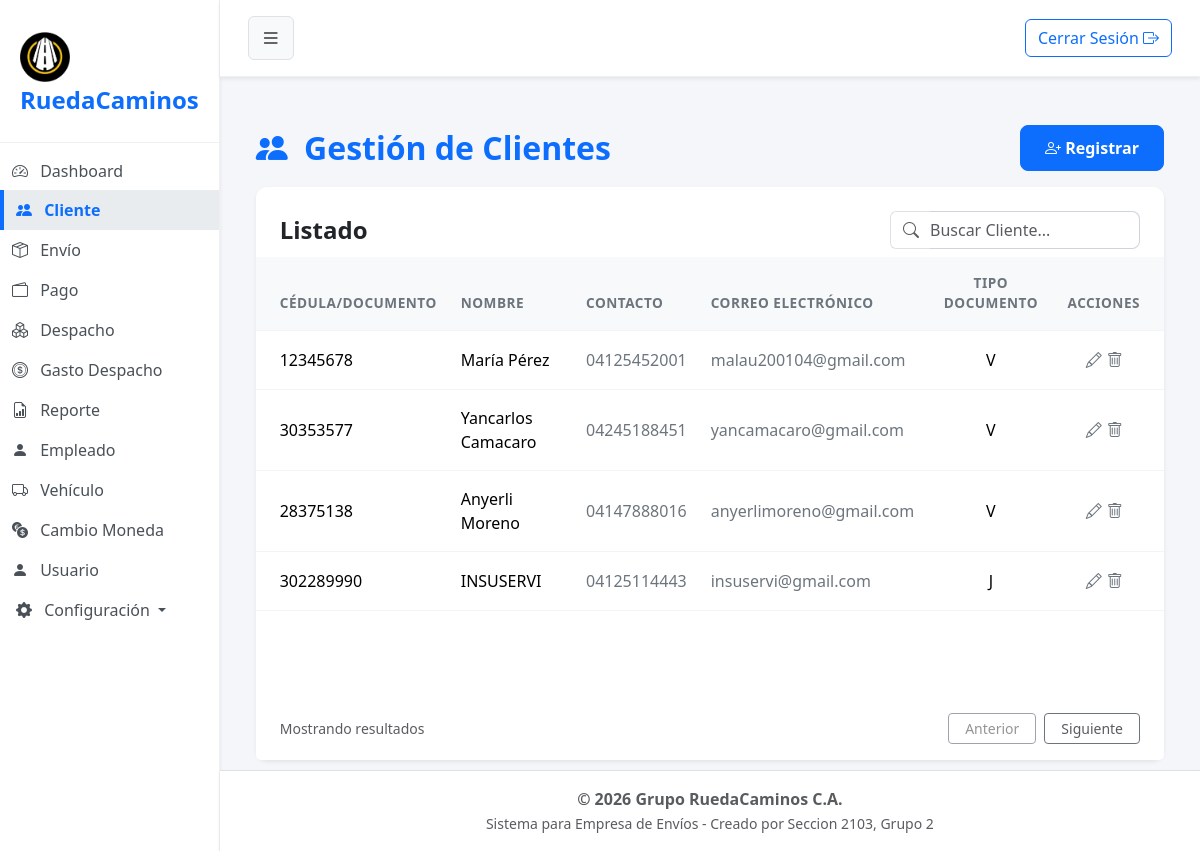
Page /?url=cliente (signed in) on the earlier database version.
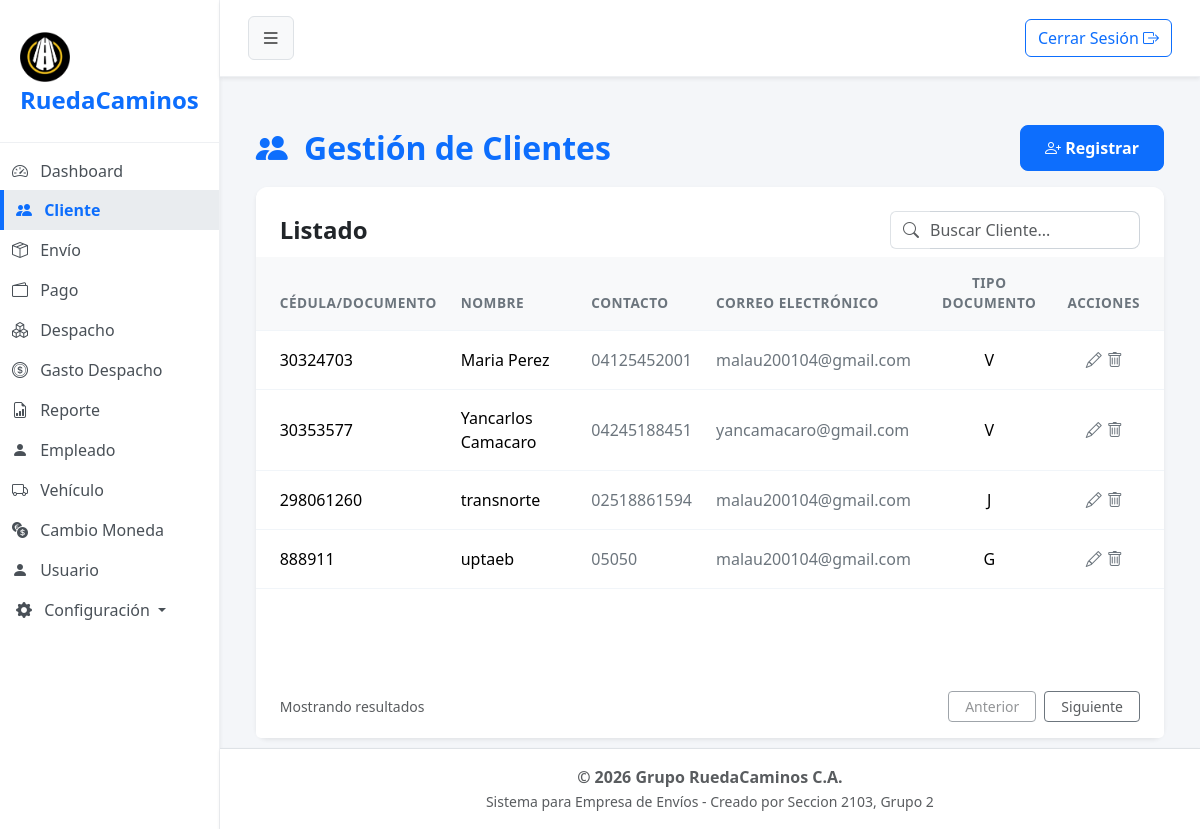
Same page on the later database version.
### tables this page shows
CREATE TABLE `cliente` (
  `cod_cliente` int(10) NOT NULL,
  `doc_identidad` int(10) NOT NULL COMMENT 'puede ser el rif,cedula,etc',
  `razon_social` varchar(30) NOT NULL,
  `apellido` varchar(20) DEFAULT NULL,
  `telefono` varchar(11) NOT NULL,
  `email` varchar(80) DEFAULT NULL,
  `tipo_documento` varchar(1) NOT NULL COMMENT 'v=venezolano,j=juridico, e=extranjero, g=gubernamental',
  `estado` tinyint(1) NOT NULL
);

### app/controller/clienteController.php (called while the page is built, shortened)
<?php
$cliente = new Cliente();
$registros = $cliente->obt_RegistrosClientes();
include 'app/view/layout/header.php';
include 'app/view/cliente/clienteView.php';
include 'app/view/layout/footer.php';

### index.php (called while the page is built, shortened)
<?php
    $frontController = new FrontController();
?>

### app/config/Conexion.php (called while the page is built, shortened)
<?php
abstract class Conexion
{
    public $host = "localhost";
    public $namedb = "grupo_ruedacaminos";
    public $userdb = "root";
    public $passwd = "";
    public function __construct()
    {
        $this->conexion = $this->getConnection();
    }
    public function getConnection(): PDO
    {
        try {
            $dsn = "mysql:host=" . $this->host . ";dbname=" . $this->namedb . ";charset=utf8";
            $conexion = new PDO($dsn, $this->userdb, $this->passwd);
            $conexion->setAttribute(PDO::ATTR_ERRMODE, PDO::ERRMODE_EXCEPTION);
        } catch (PDOException $error) {
            die('No se pudo conectar a la base de datos, error:' . $error->getMessage());
        }
        return $conexion;
    }
}

### app/model/Cliente.php (called while the page is built, shortened)
<?php
class Cliente extends Conexion
{
    public function obt_RegistrosClientes()
    {
        try {
            $sentencia = "SELECT * FROM cliente WHERE estado = 1";
            $select = $this->conexion->prepare($sentencia);
            $select->execute();
            return $select->fetchAll(\PDO::FETCH_ASSOC);
        } catch (\PDOException $e) {
            return [];
        }
    }
}

### app/view/cliente/componentes/tabla.php (the view)
<div class="card-body p-0">
    <div class="table-responsive">
        <table class="table table-hover align-middle mb-0">
            <thead class="table-light table-header-custom">
                <tr>
                    <th class="ps-4">CÉDULA/DOCUMENTO</th>
                    <th>NOMBRE</th>
                    <th>CONTACTO</th>
                    <th>CORREO ELECTRÓNICO</th>
                    <th class="text-center">TIPO DOCUMENTO</th>
                    <th class="pe-4 text-center">ACCIONES</th>
                </tr>
            </thead>
            <tbody>
                <?php foreach ($registros as $dato): ?>
                    <tr>
                        <td class="ps-4 fw-medium"><?= $dato['doc_identidad'] ?></td>
                        <td>
                            <span class="fw-medium"><?php echo $dato['razon_social'] . ' ' . $dato['apellido'] ?></span>
                        </td>
                        <td class="text-secondary"><?= $dato['telefono'] ?></td>
                        <td class="text-secondary"><?= $dato['email'] ?></td>
                        <td class="text-center"><?= $dato['tipo_documento'] ?></td>
                        <td class="pe-4 text-center">
                            <button type="button" class="btn btn-link text-secondary p-0 m-0 align-baseline" title="Editar" data-bs-toggle="modal" <?= ($dato['tipo_documento'] == 'V' || $dato['tipo_documento'] == 'E') ? 'data-bs-target="#editClienteNatural"' : 'data-bs-target="#editClienteJuridico"' ?>
                                datos-cod-cliente="<?= $dato['cod_cliente']; ?>"
                                datos-doc-identidad="<?= $dato['doc_identidad']; ?>"
                                datos-razon-social="<?= $dato['razon_social']; ?>"
                                datos-apellido="<?= $dato['apellido']; ?>"
                                datos-telefono="<?= $dato['telefono']; ?>"
                                datos-email="<?= $dato['email']; ?>"
                                datos-tipo-documento="<?= $dato['tipo_documento']; ?>"
                                datos-estado="<?= $dato['estado']; ?>" >
                                <i class="bi bi-pencil"></i>
                            </button>
                            <a href="#" class="text-secondary btn-eliminar"
                                datos-cod-cliente="<?= $dato['cod_cliente'] ?>">
                                <i class="bi bi-trash"></i>
                            </a>
                        </td>
                    </tr>
                <?php endforeach; ?>
            </tbody>
        </table>
    </div>
</div>

### app/controller/FrontController.php (shortened to what this page needs)
<?php
class FrontController
{
    private $dir;
    private $controller;
    private $url;
    public function __construct()
    {
        if (!isset($_SESSION['usuario'])) {
            $this->url = 'login';
        } else {
            (isset( $_REQUEST["url"]) && !empty($_REQUEST["url"]))? $this->url = $_REQUEST["url"] : $this->url = 'dashboard';
        }
        $this->dir = 'app/controller/';
        $this->controller = 'Controller.php';
        $this->getURL();
    }
    private function getURL()
    {
        if (file_exists($this->dir . $this->url . $this->controller)) {
            require_once($this->dir . $this->url . $this->controller);
        } else {
            echo "<h2>Error 404: Módulo no encontrado</h2>";
            echo "<p>El controlador para '{$this->url}' no existe.</p>";
            echo "<a href='?url=dashboard'>Volver al inicio</a>";
        }
    }
}

### app/view/layout/header.php (shortened to what this page needs)
<!DOCTYPE html>
<html lang="es">
<head>
    <link href="assets/css/bootstrap.min.css" rel="stylesheet">
    <link href="assets/css/styles.css" rel="stylesheet">
    <link href="assets/icons/bootstrap-icons/font/bootstrap-icons.min.css" rel="stylesheet">
    <link rel="stylesheet" href="https://unpkg.com/leaflet@1.9.4/dist/leaflet.css"
 />
</head>
<?php if (isset($_SESSION['usuario'])): ?>
    <body>
        <?php
        $current_url = (isset($_GET['url']) && !empty($_GET['url'])) ? $_GET['url'] : 'dashboard';
        ?>
        <div class="d-flex" id="wrapper">
            <div id="sidebar-wrapper" class="shadow-sm">
                <div class="sidebar-heading">
                    <img src="app/view/img/logo2.png" alt="Logo" class="img-fluid mt-2" style="max-width: 50px;">RuedaCaminos
                </div>
                <div class="list-group list-group-flush mt-2">
                    <a href="?url=dashboard" class="list-group-item list-group-item-action <?= $current_url == 'dashboard' ? 'active' : '' ?>">
                        <i class="bi bi-speedometer2 me-2"></i> Dashboard
                    </a>
                    <a href="?url=cliente" class="list-group-item list-group-item-action <?= $current_url == 'cliente' ? 'active' : '' ?>">
                        <i class="bi bi-people-fill me-2"></i> Cliente
                    </a>
                    <a href="?url=envio" class="list-group-item list-group-item-action <?= $current_url == 'envio' ? 'active' : '' ?>">
                        <i class="bi bi-box-seam me-2"></i> Envío
                    </a>
                    <a href="?url=pago" class="list-group-item list-group-item-action <?= $current_url == 'pago' ? 'active' : '' ?>">
                        <i class="bi bi-wallet2 me-2"></i> Pago
                    </a>
                    <a href="?url=despacho" class="list-group-item list-group-item-action <?= $current_url == 'despacho' ? 'active' : '' ?>">
                        <i class="bi bi-boxes me-2"></i> Despacho
                    </a>
                    <a href="?url=gastodespacho" class="list-group-item list-group-item-action <?= $current_url == 'gastodespacho' ? 'active' : '' ?>">
                        <i class="bi bi-coin me-2"></i> Gasto Despacho
                    </a>
                    <a href="?url=reporte" class="list-group-item list-group-item-action <?= $current_url == 'reporte' ? 'active' : '' ?>">
                        <i class="bi bi-file-earmark-bar-graph me-2"></i> Reporte
                    </a>
                    <?php if ($_SESSION['usuario']['rol'] == '6'): ?>
                        <a href="?url=empleado" class="list-group-item list-group-item-action <?= $current_url == 'empleado' ? 'active' : '' ?>">
                            <i class="bi bi-person-fill me-2"></i> Empleado
                        </a>
                        <a href="?url=vehiculo" class="list-group-item list-group-item-action <?= $current_url == 'vehiculo' ? 'active' : '' ?>">
                            <i class="bi bi-truck me-2"></i> Vehículo
                        </a>
                        <a href="?url=cambiomoneda" class="list-group-item list-group-item-action <?= $current_url == 'cambiomoneda' ? 'active' : '' ?>">
                            <i class="bi bi-currency-exchange me-2"></i> Cambio Moneda
                        </a>
                        <a href="?url=usuario" class="list-group-item list-group-item-action <?= $current_url == 'usuario' ? 'active' : '' ?>">
                            <i class="bi bi-person-fill me-2"></i> Usuario
                        </a>
                        <div class=" dropdown-center">
                            <button type="button" class="btn list-group-item dropdown-toggle text-start w-100" data-bs-toggle="dropdown" aria-expanded="false">
                                <i class="bi bi-gear-fill me-2"></i> Configuración
                            </button>
                        </div>
                    <?php else: ?>
                        <a href="?url=cambiomoneda" class="list-group-item list-group-item-action <?= $current_url == 'cambiomoneda' ? 'active' : '' ?>">
                            <i class="bi bi-currency-exchange me-2"></i> Cambio Moneda
                        </a>
                    <?php endif; ?>
                </div>
            </div>
            <div id="page-content-wrapper" class="d-flex flex-column min-vh-100 w-100">
                <nav class="navbar navbar-expand-lg navbar-light shadow-sm">
                    <div class="container-fluid">
                        <button class="btn btn-light border" id="sidebarToggle"><i class="bi bi-list fs-5"></i></button>
                        <div class="ms-auto d-flex align-items-center">
                            <form action="?url=login" method="post">
                                <button type="submit" class="btn btn-outline-primary" name="Solicitud" value="cerrar">
                                    Cerrar Sesión <i class="bi bi-box-arrow-right"></i>
                                </button>
                            </form>
                        </div>
                    </div>
                </nav>
                <main class="container-fluid">
                <?php endif; ?>

### app/view/cliente/clienteView.php (shortened to what this page needs)
<main class="container-fluid py-5 px-4">
    <div class="row">
        <div class="col-12 mb-4">
            <header class="d-flex justify-content-between align-items-center mb-3">
                <h2 class="mb-0 text-primary fw-bold"><i class="bi bi-people-fill me-2"></i> Gestión de Clientes</h2>
                <button type="button" class="btn btn-primary" title="Registrar" data-bs-toggle="modal" data-bs-target="#modalCliente">
                    <i class="bi bi-person-plus"></i> Registrar
                </button>
            </header>
            <section class="card shadow-sm border-0 h-100">
                <div class="card-header bg-white border-bottom-0 pt-4 pb-2 px-4 d-flex justify-content-between align-items-center">
                    <h4 class="mb-0 fw-bold">Listado</h4>
                    <div class="input-group" style="max-width: 250px;">
                        <span class="input-group-text bg-transparent border-end-0 text-muted">
                            <i class="bi bi-search"></i>
                        </span>
                        <input type="text" class="form-control border-start-0 ps-0 text-muted" id="inputBusqueda" placeholder="Buscar Cliente...">
                    </div>
                </div>
                <?php require 'componentes/tabla.php'; ?>
                <footer class="card-footer bg-white border-top-0 d-flex justify-content-between align-items-center px-4 py-3">
                    <span class="text-muted small">Mostrando resultados</span>
                    <div class="d-flex gap-2">
                        <button class="btn btn-outline-secondary btn-sm px-3 text-muted" disabled>Anterior</button>
                        <button class="btn btn-outline-secondary btn-sm px-3 text-muted">Siguiente</button>
                    </div>
                </footer>
            </section>
        </div>
    </div>
</main>

### app/view/layout/footer.php (shortened to what this page needs)
</main>
<footer class="bg-white text-center py-3 mt-auto border-top w-100 shadow-sm">
    <div class="container-fluid">
        <p class="mb-0 text-muted fw-semibold">&copy; <?= date('Y') ?> Grupo RuedaCaminos C.A.</p>
        <small class="text-muted">Sistema para Empresa de Envíos - Creado por Seccion 2103, Grupo 2</small>
    </div>
</footer>
</div>
</div>
</body>
</html>

### assets/css/styles.css (style rules this page uses)
body { background-color: #f4f6f9; font-family: "Segoe UI", Tahoma, Geneva, Verdana, sans-serif; overflow-x: hidden; }
#wrapper { display: flex; transition: all 0.3s ease-in-out; }
#sidebar-wrapper { min-height: 100vh; width: 250px; background-color: #ffffff; border-right: 1px solid #eef0f3; transition: margin 0.25s ease-out; }
#sidebar-wrapper .sidebar-heading { padding: 1.5rem 1.25rem; font-size: 1.5rem; font-weight: 800; color: #0d6efd; border-bottom: 1px solid #eef0f3; }
#sidebar-wrapper .list-group { width: 100%; }
#page-content-wrapper { min-width: 0; width: 100%; display: flex; flex-direction: column; }
.list-group-item { border: none; padding: 0.5em 0.75em; font-weight: 500; color: #495057; border-left: 4px solid transparent; }
.list-group-item.active { background-color: #e9ecef; color: #0d6efd; border-color: #0d6efd; border-left: 4px solid #0d6efd; font-weight: 700; }
.navbar { background-color: #ffffff; border-bottom: 1px solid #eef0f3; padding: 1rem; }
.card { box-shadow: 0 4px 12px rgba(0, 0, 0, 0.05); border: none; border-radius: 12px; margin-bottom: 1.5rem; }
.card-header { background-color: #ffffff; border-bottom: 1px solid #eef0f3; font-weight: 600; border-top-left-radius: 12px !important; border-top-right-radius: 12px !important; }
.form-control, .form-select { border-radius: 8px; border-color: #ced4da; }
.btn-primary, .btn-success { border-radius: 8px; padding: 10px 24px; font-weight: 600; }
.table> :not(caption)>*>* { padding: 1rem 0.75rem; border-bottom-color: #f1f5f9; }
.table-header-custom th { color: #6c757d; font-weight: 600; font-size: 0.85rem; letter-spacing: 0.5px; }

Differences in the rows shown:
removed cliente: doc_identidad "12345678", razon_social "María", apellido "Pérez", telefono "04125452001", email "malau200104@gmail.com", tipo_documento "V"
removed cliente: doc_identidad "28375138", razon_social "Anyerli", apellido "Moreno", telefono "04147888016", email "anyerlimoreno@gmail.com", tipo_documento "V"
removed cliente: doc_identidad "302289990", razon_social "INSUSERVI", telefono "04125114443", email "insuservi@gmail.com", tipo_documento "J"
added cliente: doc_identidad "30324703", razon_social "Maria", apellido "Perez", telefono "04125452001", email "malau200104@gmail.com", tipo_documento "V"
added cliente: doc_identidad "298061260", razon_social "transnorte", telefono "02518861594", email "malau200104@gmail.com", tipo_documento "J"
added cliente: doc_identidad "888911", razon_social "uptaeb", telefono "05050", email "malau200104@gmail.com", tipo_documento "G"
